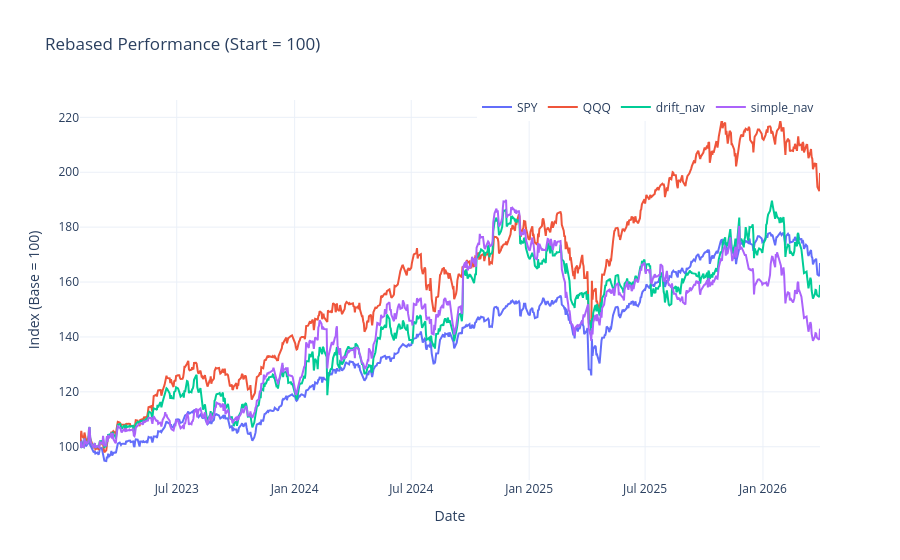

Notebook code for this chart:
### Code cell
analysis.plot_rebased_performance(df2)

### Figure 1 — Plotly figure (JSON) as saved in the notebook; plotly's stock layout.template omitted (floating-point values rounded to 4 significant figures; data arrays with more than 128 entries replaced by an {"elided": "..."} marker saying what was removed)
{"data": [{"hovertemplate": "<b>%{fullData.name}</b><br>Date: %{x|%b %d, %Y}<br>Value: %{y:.2f}<extra></extra>", "mode": "lines", "name": "SPY", "type": "scatter", "x": {"elided": "794 str values"}, "y": {"elided": "794 float values"}}, {"hovertemplate": "<b>%{fullData.name}</b><br>Date: %{x|%b %d, %Y}<br>Value: %{y:.2f}<extra></extra>", "mode": "lines", "name": "QQQ", "type": "scatter", "x": {"elided": "794 str values"}, "y": {"elided": "794 float values"}}, {"hovertemplate": "<b>%{fullData.name}</b><br>Date: %{x|%b %d, %Y}<br>Value: %{y:.2f}<extra></extra>", "mode": "lines", "name": "drift_nav", "type": "scatter", "x": {"elided": "794 str values"}, "y": {"elided": "794 float values"}}, {"hovertemplate": "<b>%{fullData.name}</b><br>Date: %{x|%b %d, %Y}<br>Value: %{y:.2f}<extra></extra>", "mode": "lines", "name": "simple_nav", "type": "scatter", "x": {"elided": "794 str values"}, "y": {"elided": "794 float values"}}], "layout": {"hovermode": "closest", "legend": {"orientation": "h", "x": 1, "xanchor": "right", "y": 1.02}, "title": {"text": "Rebased Performance (Start = 100)"}, "xaxis": {"title": {"text": "Date"}}, "yaxis": {"title": {"text": "Index (Base = 100)"}}}}
